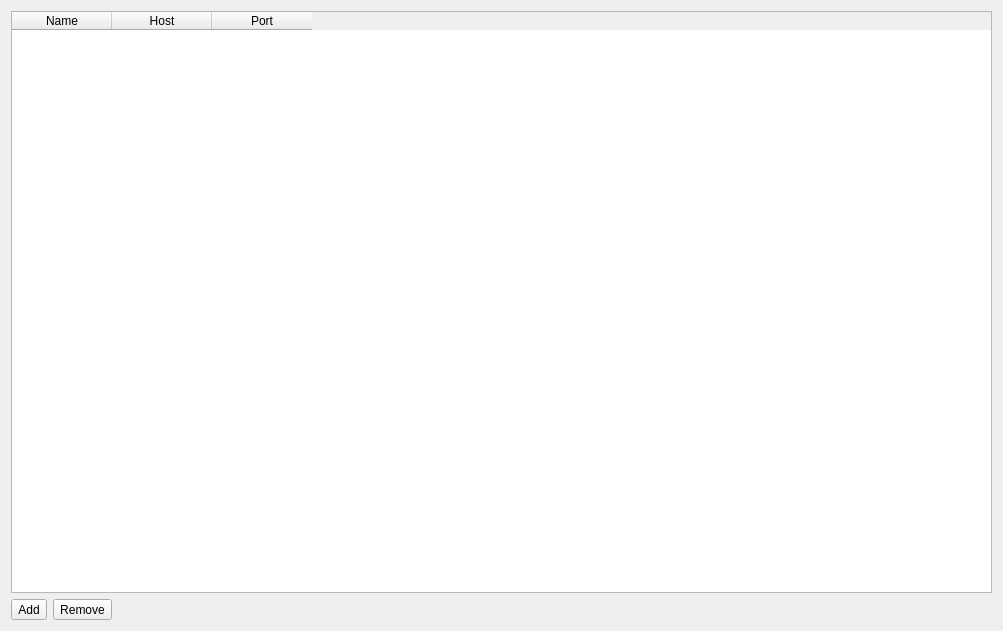
<?xml version="1.0" encoding="UTF-8"?>
<ui version="4.0">
 <class>Form</class>
 <widget class="QWidget" name="Form">
  <property name="geometry">
   <rect>
    <x>0</x>
    <y>0</y>
    <width>1003</width>
    <height>631</height>
   </rect>
  </property>
  <property name="windowTitle">
   <string>Form</string>
  </property>
  <layout class="QVBoxLayout" name="verticalLayout">
   <item>
    <widget class="QTableWidget" name="tableWidget">
     <column>
      <property name="text">
       <string>Name</string>
      </property>
     </column>
     <column>
      <property name="text">
       <string>Host</string>
      </property>
     </column>
     <column>
      <property name="text">
       <string>Port</string>
      </property>
     </column>
    </widget>
   </item>
   <item>
    <layout class="QHBoxLayout" name="horizontalLayout">
     <item>
      <widget class="QToolButton" name="buttonAdd">
       <property name="text">
        <string>Add</string>
       </property>
       <property name="icon">
        <iconset theme="add"/>
       </property>
       <property name="shortcut">
        <string>+</string>
       </property>
      </widget>
     </item>
     <item>
      <widget class="QToolButton" name="buttonRemove">
       <property name="text">
        <string>Remove</string>
       </property>
       <property name="icon">
        <iconset theme="remove"/>
       </property>
       <property name="shortcut">
        <string>-, Del</string>
       </property>
      </widget>
     </item>
     <item>
      <spacer name="horizontalSpacer">
       <property name="orientation">
        <enum>Qt::Horizontal</enum>
       </property>
       <property name="sizeHint" stdset="0">
        <size>
         <width>40</width>
         <height>20</height>
        </size>
       </property>
      </spacer>
     </item>
    </layout>
   </item>
  </layout>
 </widget>
 <resources/>
 <connections/>
</ui>
